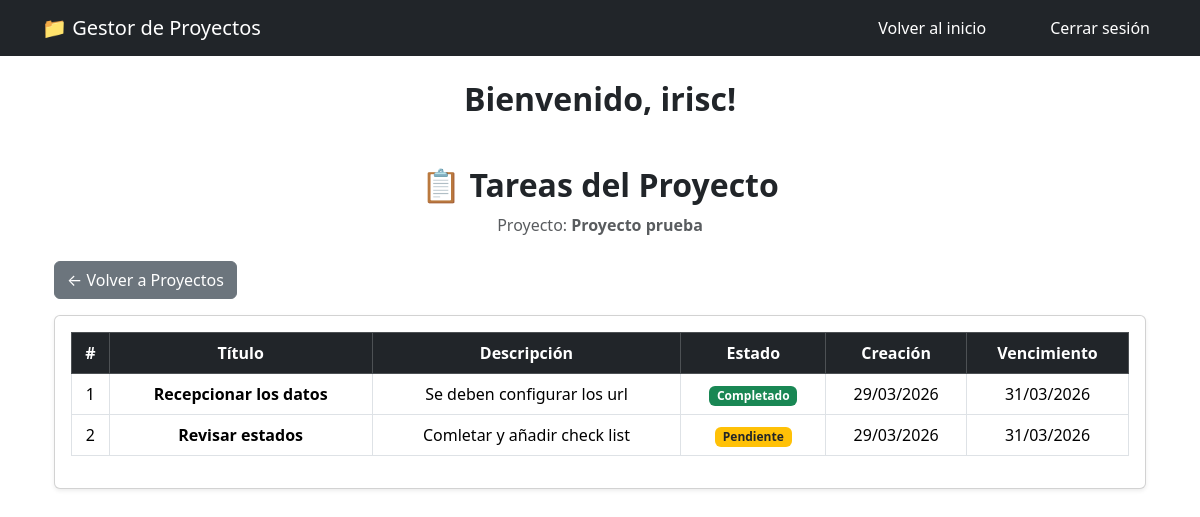
The app's page /tareas/1/ (signed in) with its own data.
### app/models.py (models this page shows, shortened)
class Tarea(models.Model):
    titulo = models.CharField(max_length=100)
    descripcion = models.TextField()
    completado = models.BooleanField(default=False)
    fecha_creacion = models.DateTimeField(auto_now_add=True)  # Fecha de creación
    fecha_vencimiento = models.DateField(null=True, blank=True)  # Fecha de vencimiento opcional
    proyecto = models.ForeignKey(Proyecto, on_delete=models.CASCADE)
    @property
    def estado(self):
        return "Completado" if self.completado else "Pendiente"

class Proyecto(models.Model):
    nombre = models.CharField(max_length=100)
    descripcion = models.TextField()
    usuario = models.ForeignKey(User, on_delete=models.CASCADE)

### app/views.py (the view)
# urls.py: path('tareas/<int:proyecto_id>/', views.lista_tareas, name='lista_tareas'),
@login_required
def lista_tareas(request, proyecto_id):
    proyecto = get_object_or_404(Proyecto, id=proyecto_id)
    if proyecto.usuario != request.user:
        raise PermissionDenied
    tareas = Tarea.objects.filter(proyecto=proyecto)
    return render(request, 'tareas.html', {'tareas': tareas})

### app/templates/tareas.html (shortened to what this page needs)
<!DOCTYPE html>
{% extends 'base.html' %}
{% block content %}
<div class="container mt-5">
    <div class="text-center mb-4">
        <h2 class="fw-bold">📋 Tareas del Proyecto</h2>
        <p class="text-muted">
            {% if tareas %}
                Proyecto: <strong>{{ tareas.0.proyecto.nombre }}</strong>
            {% else %}
                No hay tareas para este proyecto
            {% endif %}
        </p>
    </div>
    <div class="mb-3">
        <a href="{% url 'lista_proyectos' %}" class="btn btn-secondary">
            ← Volver a Proyectos
        </a>
    </div>
    <div class="card shadow-sm">
        <div class="card-body">
            <div class="table-responsive">
                <table class="table table-hover table-bordered align-middle text-center">
                    <thead class="table-dark">
                        <tr>
                            <th>#</th>
                            <th>Título</th>
                            <th>Descripción</th>
                            <th>Estado</th>
                            <th>Creación</th>
                            <th>Vencimiento</th>
                        </tr>
                    </thead>
                    <tbody>
                        {% for tarea in tareas %}
                        <tr>
                            <td>{{ forloop.counter }}</td>
                            <td class="fw-semibold">
                                {{ tarea.titulo }}
                            </td>
                            <td>
                                {{ tarea.descripcion }}
                            </td>
                            <td>
                                {% if tarea.estado == "Pendiente" %}
                                    <span class="badge bg-warning text-dark">Pendiente</span>
                                {% elif tarea.estado == "Completado" %}
                                    <span class="badge bg-success">Completado</span>
                                {% else %}
                                    <span class="badge bg-secondary">{{ tarea.estado }}</span>
                                {% endif %}
                            </td>
                            <td>{{ tarea.fecha_creacion|date:"d/m/Y" }}</td>
                            <td>{{ tarea.fecha_vencimiento|date:"d/m/Y" }}</td>
                        </tr>
                        {% empty %}
                        <tr>
                            <td colspan="6" class="text-center text-muted">
                                No existen tareas para este proyecto
                            </td>
                        </tr>
                        {% endfor %}
                    </tbody>
                </table>
            </div>
        </div>
    </div>
</div>
{% endblock %}

### app/templates/base.html (shortened to what this page needs)
<!DOCTYPE html>
<html lang="es">
<head>
    <link href="https://cdn.jsdelivr.net/npm/bootstrap@5.3.3/dist/css/bootstrap.min.css" rel="stylesheet">
</head>
<body>
    <nav class="navbar navbar-expand-lg navbar-dark bg-dark">
        <div class="container">
            <a class="navbar-brand" href="{% url 'lista_proyectos' %}">📁 Gestor de Proyectos</a>
            <div class="collapse navbar-collapse" id="navbarNav">
                <ul class="navbar-nav ms-auto">
                    <li class="nav-item me-5">
                        <a class="nav-link btn btn-secondary text-white" href="{% url 'home' %}">Volver al inicio</a>
                    </li>
                    {% if user.is_authenticated %}
                        <li class="nav-item">
                            <form method="post" action="{% url 'logout' %}" class="d-inline">
                                 <li class="nav-item">
    <form method="post" action="{% url 'logout' %}" class="d-inline">
        <button type="submit" class="nav-link btn btn-secondary text-white">Cerrar sesión</button>
    </form>
</li>
                            </form>
                        </li>
                    {% else %}
                        <li class="nav-item">
                            <a class="nav-link btn btn-secondary text-white" href="{% url 'login' %}">Ingresar</a>
                        </li>
                    {% endif %}
                </ul>
            </div>
        </div>
    </nav>
    {% if user.is_authenticated %}
    <div class="container text-center mt-4">
        <h2 class="fw-bold">Bienvenido, {{ user.username }}!</h2>
    </div>
    {% endif %}
    <main class="container mt-4">
        {% block content %}
        {% endblock %}
    </main>
</body>
</html>

### records on screen
Tarea: proyecto.nombre "Proyecto prueba", titulo "Recepcionar los datos", descripcion "Se deben configurar los url", completado "Completado", fecha_creacion "29/03/2026", fecha_vencimiento "31/03/2026"
Tarea: titulo "Revisar estados", descripcion "Comletar y añadir check list", completado "Pendiente", fecha_creacion "29/03/2026", fecha_vencimiento "31/03/2026"

### other values on screen
{{ user.username }} "irisc"
